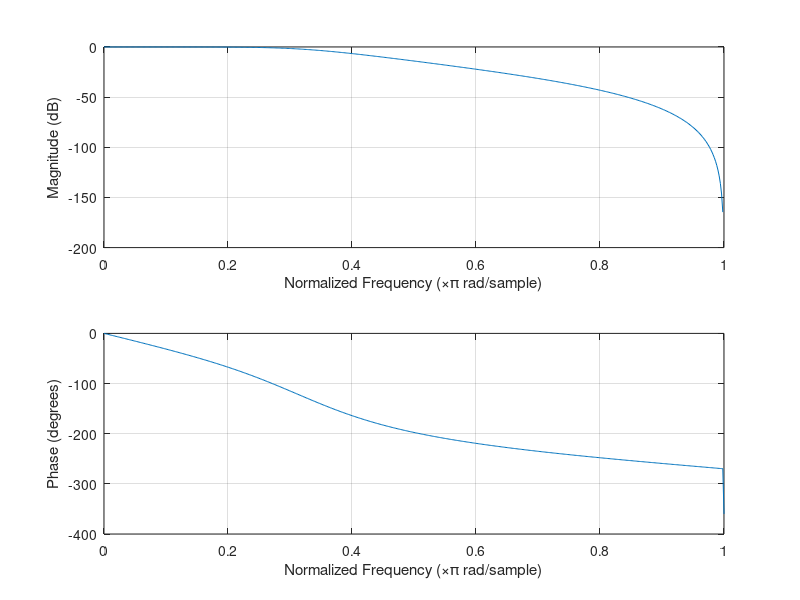

Here is the MATLAB script that generated this plot:
b = [0.0663,0.1989,0.1989,0.0663];
a = [1,-0.9349,0.5668,-0.1015];
%part a
freqz(b,a);   
[h,w] = freqz(b,a);
%part c
%plot(w/pi,abs(h)); %plots in linearized form to analyze the nature of 
%frequency response